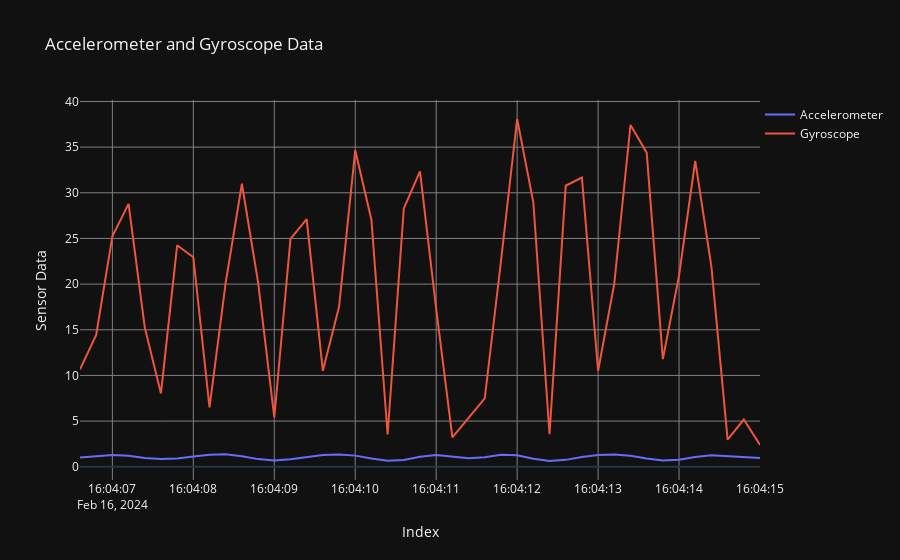

Write notebook code for a chart like this one.
### Code cell
fig = go.Figure()

# Add traces for accelerometer and gyroscope data
fig.add_trace(go.Scatter(x=subset_df.index, y=subset_df['acc_sqrt'], mode='lines', name='Accelerometer', line=dict(width=2)))
fig.add_trace(go.Scatter(x=subset_df.index, y=subset_df['gyro_sqrt'], mode='lines', name='Gyroscope', line=dict(width=2)))

# Update layout
fig.update_layout(
    title="Accelerometer and Gyroscope Data",
    xaxis_title="Index",
    yaxis_title="Sensor Data",
    template='plotly_dark',
    legend=dict(x=1, y=1)
)
# Add grid
fig.update_xaxes(showgrid=True, gridwidth=1, gridcolor='gray', zeroline=False)
fig.update_yaxes(showgrid=True, gridwidth=1, gridcolor='gray')

# Show plot
fig.show()
